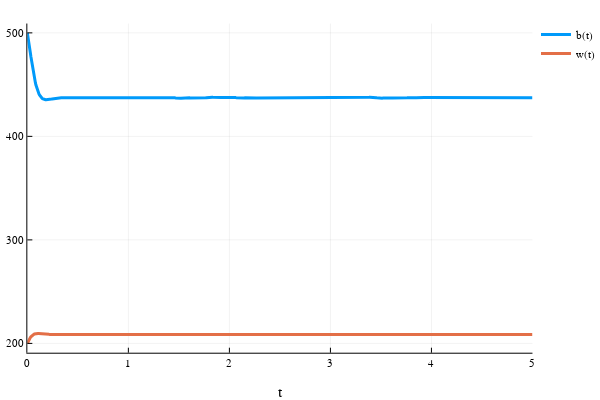

The notebook cell this image was saved under:
### Code cell
sol = solve(prob)

plot(sol)
#  sol.(tspan[2])
# for i in 1:length(sol.u)
#     println(sol.u[i][1])
# end

### Figure 1 — Plotly figure (JSON) as saved in the notebook; plotly's stock layout.template omitted (floating-point values rounded to 4 significant figures; data arrays with more than 128 entries replaced by an {"elided": "..."} marker saying what was removed)
{"data": [{"colorbar": {"title": ""}, "hoverinfo": "text", "legendgroup": "b(t)", "line": {"color": "rgba(0, 154, 250, 1.000)", "dash": "solid", "shape": "linear", "width": 3}, "mode": "lines", "name": "b(t)", "showlegend": true, "text": {"elided": "1000 null values"}, "type": "scatter", "x": {"elided": "1000 float values"}, "xaxis": "x1", "y": {"elided": "1000 float values"}, "yaxis": "y1", "zmax": 0.1, "zmin": -0.1}, {"colorbar": {"title": ""}, "hoverinfo": "text", "legendgroup": "w(t)", "line": {"color": "rgba(227, 111, 71, 1.000)", "dash": "solid", "shape": "linear", "width": 3}, "mode": "lines", "name": "w(t)", "showlegend": true, "text": {"elided": "1000 null values"}, "type": "scatter", "x": {"elided": "1000 float values"}, "xaxis": "x1", "y": {"elided": "1000 float values"}, "yaxis": "y1", "zmax": 0.1, "zmin": -0.1}], "layout": {"annotations": [], "height": 400, "legend": {"bgcolor": "rgba(255, 255, 255, 1.000)", "bordercolor": "rgba(0, 0, 0, 1.000)", "font": {"color": "rgba(0, 0, 0, 1.000)", "family": "sans-serif", "size": 11}, "tracegroupgap": 0, "x": 1, "y": 1}, "margin": {"b": 20, "l": 0, "r": 0, "t": 20}, "paper_bgcolor": "rgba(255, 255, 255, 1.000)", "plot_bgcolor": "rgba(255, 255, 255, 1.000)", "showlegend": true, "width": 600, "xaxis": {"anchor": "y1", "domain": [0.05101, 0.9934], "gridcolor": "rgba(0, 0, 0, 0.100)", "gridwidth": 0.5, "linecolor": "rgba(0, 0, 0, 1.000)", "mirror": false, "range": [0, 5], "showgrid": true, "showline": true, "showticklabels": true, "tickangle": 0, "tickcolor": "rgb(0, 0, 0)", "tickfont": {"color": "rgba(0, 0, 0, 1.000)", "family": "sans-serif", "size": 11}, "tickmode": "array", "ticks": "inside", "ticktext": ["0", "1", "2", "3", "4", "5"], "tickvals": [0, 1, 2, 3, 4, 5], "title": "t", "titlefont": {"color": "rgba(0, 0, 0, 1.000)", "family": "sans-serif", "size": 15}, "type": "-", "visible": true, "zeroline": false, "zerolinecolor": "rgba(0, 0, 0, 1.000)"}, "yaxis": {"anchor": "x1", "domain": [0.07581, 0.9902], "gridcolor": "rgba(0, 0, 0, 0.100)", "gridwidth": 0.5, "linecolor": "rgba(0, 0, 0, 1.000)", "mirror": false, "range": [191, 509], "showgrid": true, "showline": true, "showticklabels": true, "tickangle": 0, "tickcolor": "rgb(0, 0, 0)", "tickfont": {"color": "rgba(0, 0, 0, 1.000)", "family": "sans-serif", "size": 11}, "tickmode": "array", "ticks": "inside", "ticktext": ["200", "300", "400", "500"], "tickvals": [200, 300, 400, 500], "title": "", "titlefont": {"color": "rgba(0, 0, 0, 1.000)", "family": "sans-serif", "size": 15}, "type": "-", "visible": true, "zeroline": false, "zerolinecolor": "rgba(0, 0, 0, 1.000)"}}}
